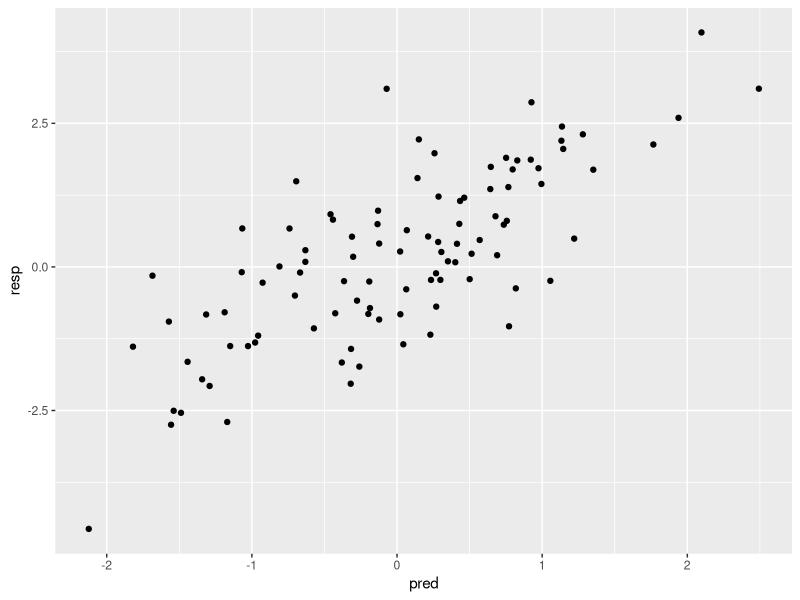

The R script that drew this image:
setwd('~/git/firstRepo/Scripts')

library(tidyverse)
#install.packages("cowplot")
library(cowplot)

set.seed(297834) # pick your own seed
dat <- data_frame(pred = rnorm(100),
                  resp = pred + rnorm(100))

pdf('../Output/out1.pdf')
ggplot(dat, aes(pred, resp)) +
  geom_point()
dev.off()

